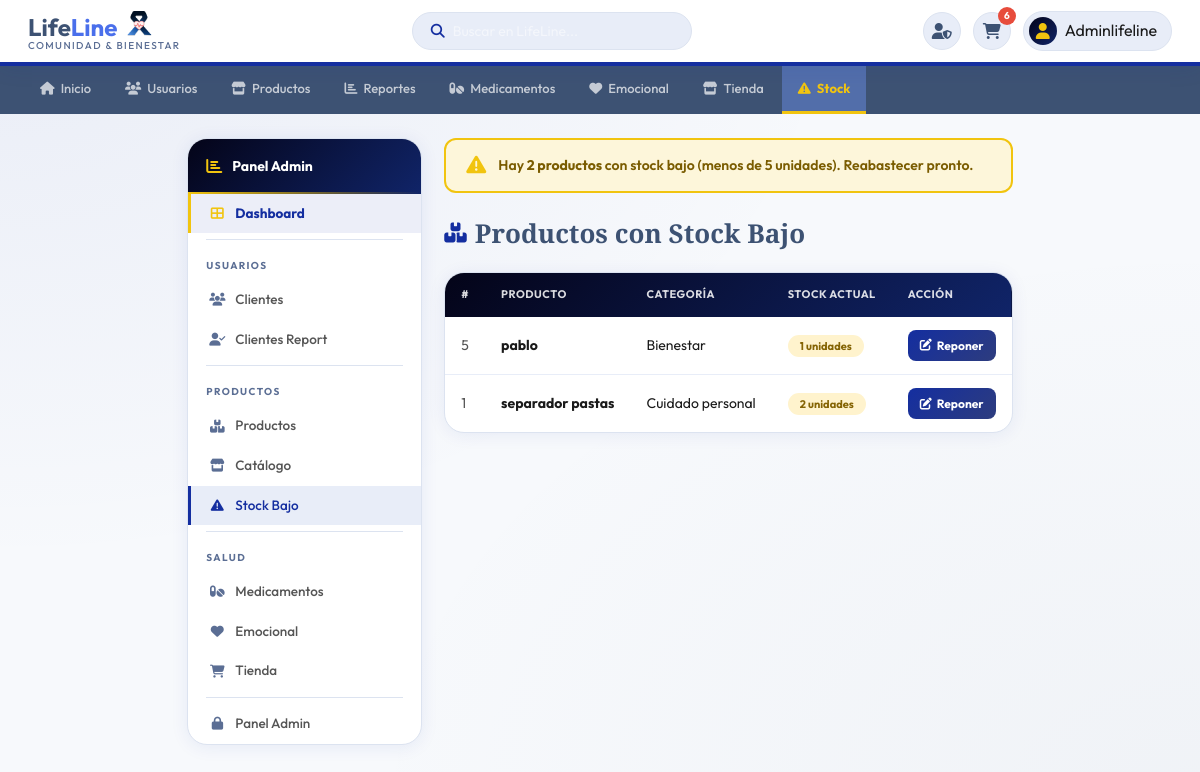
Page /reportes/stock/ (signed in) on the committed database.
### usuarios/models.py (models this page shows, shortened)
class Usuario(AbstractUser):
    ROL_CHOICES = [
        ('USER',     'Usuario'),
        ('PACIENTE', 'Paciente'),
        ('ADMIN',    'Administrador'),
    ]
    ESTADIO_CHOICES = [
        ('ESTADO1', 'Estadio 1'),
        ('ESTADO2', 'Estadio 2'),
        ('ESTADO3', 'Estadio 3'),
        ('ESTADO4', 'Estadio 4'),
    ]
    TIPO_DOC_CHOICES = [
        ('cc', 'Cédula de ciudadanía'),
        ('ti', 'Tarjeta de identidad'),
        ('ce', 'Cédula extranjera'),
    ]
    foto_perfil = models.ImageField(
        upload_to='perfiles/',
        blank=True,
        null=True,
        verbose_name='Foto de perfil'
    )
    rol              = models.CharField(max_length=20, choices=ROL_CHOICES, default='USER')
    estadio          = models.CharField(max_length=20, choices=ESTADIO_CHOICES, blank=True, null=True)
    tipo_documento   = models.CharField(max_length=5,  choices=TIPO_DOC_CHOICES, blank=True)
    numero_documento = models.CharField(max_length=15, blank=True)
    fecha_nacimiento = models.DateField(
        null=True, blank=True,
        validators=[validar_fecha_nacimiento]
    )
    email = models.EmailField(unique=True)
    class Meta:
        verbose_name        = 'Usuario'
        verbose_name_plural = 'Usuarios'

### productos/models.py (models this page shows, shortened)
class Producto(models.Model):
    USO_CHOICES = [
        ('nauseas',   'Para náuseas'),
        ('fatiga',    'Para fatiga'),
        ('dolor',     'Para dolor'),
        ('nutricion', 'Nutrición'),
        ('higiene',   'Higiene y cuidado'),
        ('general',   'Uso general'),
    ]
    nombre = models.CharField(
        max_length=200,
        verbose_name='Nombre',
        validators=[MinLengthValidator(3, 'El nombre debe tener al menos 3 caracteres.')]
    )
    descripcion = models.TextField(verbose_name='Descripción')
    categoria = models.ForeignKey(
        Categoria,
        on_delete=models.PROTECT,
        verbose_name='Categoría'
    )
    precio_final = models.DecimalField(
        max_digits=10,
        decimal_places=2,
        verbose_name='Precio (COP)',
        validators=[
            MinValueValidator(0.01, 'El precio debe ser mayor a 0.'),
            MaxValueValidator(9999999, 'El precio máximo permitido es $9.999.999.')
        ]
    )
    cantidad = models.IntegerField(
        default=0,
        verbose_name='Stock',
        validators=[MinValueValidator(0, 'El stock no puede ser negativo.')]
    )
    estado = models.BooleanField(default=True, verbose_name='Activo')
    imagen = models.ImageField(
        upload_to='productos/',
        blank=True,
        null=True,
        verbose_name='Imagen'
    )
    uso_recomendado = models.CharField(
        max_length=20,
        choices=USO_CHOICES,
        default='general',
        verbose_name='Uso recomendado'
    )
    fecha_creacion = models.DateTimeField(auto_now_add=True, verbose_name='Fecha creación')
    fecha_vencimiento = models.DateField(
        null=True,
        blank=True,
        verbose_name='Fecha de vencimiento',
        help_text='Dejar vacío si el producto no vence.'
    )
    class Meta:
        verbose_name = 'Producto'
        verbose_name_plural = 'Productos'
        ordering = ['-fecha_creacion']
        unique_together = ('nombre', 'categoria')

class Categoria(models.Model):
    nombre = models.CharField(max_length=100, unique=True, verbose_name='Nombre')
    descripcion = models.TextField(blank=True, verbose_name='Descripción')
    class Meta:
        verbose_name = 'Categoría'
        verbose_name_plural = 'Categorías'
        ordering = ['nombre']
    def __str__(self):
        return self.nombre

### reportes/views.py (the view)
# urls.py: path('stock/',             views.vista_reporte_stock,      name='reporte_stock'),
@login_required
def vista_reporte_stock(request):
    if not solo_admin(request.user):
        return redirect('home')
    from productos.models import Producto
    stock_bajo = Producto.objects.filter(cantidad__lt=5, estado=True).select_related('categoria')
    return render(request, 'reportes/stock.html', {
        'stock_bajo': stock_bajo, 'total': stock_bajo.count(),
    })

### carrito/context_processors.py (called while the page is built)
def carrito_count(request):
    count = 0
    if request.user.is_authenticated:
        try:
            from carrito.models import CarritoItem
            from django.db.models import Sum
            count = CarritoItem.objects.filter(
                usuario=request.user
            ).aggregate(total=Sum('cantidad'))['total'] or 0
        except Exception:
            count = 0
    return {'carrito_count': count}

### reportes/views.py (called while the page is built)
def solo_admin(user):
    return user.is_staff or getattr(user, 'rol', '') == 'ADMIN'

### templates/reportes/stock.html (shortened to what this page needs)
{% load static %}
<!DOCTYPE html>
<html lang="es">
<head>
<link rel="stylesheet" href="https://cdnjs.cloudflare.com/ajax/libs/font-awesome/6.5.1/css/all.min.css">
<link rel="stylesheet" href="{% static 'css/estilos.css' %}">
</head>
<body>
<header class="header-bar">
  <div class="logo-wrap">
    <div class="logo-text-wrap">
      <div class="logo-title">
        Life<span style="color: #4a6feb;">Line</span>
        <img class="logol" src="{% static 'imagenes/Group 243 (3).png' %}" alt="logo">
      </div>
      <div class="logo-tagline">Comunidad &amp; Bienestar</div>
    </div>
  </div>
  <div class="search-box">
    <i class="fas fa-search"></i>
    <input type="text" placeholder="Buscar en LifeLine...">
  </div>
  <div class="header-right">
    {% if request.user.is_staff or request.user.rol == 'ADMIN' %}
    <a class="hdr-btn admin-btn" href="{% url 'lista_productos' %}" title="Panel de Administración">
      <i class="fas fa-user-shield"></i>
    </a>
    {% endif %}
    <a class="hdr-btn" href="{% url 'ver_carrito' %}" title="Carrito">
      <i class="fas fa-shopping-cart"></i>
      <span class="cart-badge" id="cart-count">{{ carrito_count }}</span>
    </a>
    <div class="user-chip">
      <div class="user-chip-av"><i class="fas fa-user"></i></div>
      <span>{{ request.user.username|default:"Mi cuenta" }}</span>
    </div>
  </div>
</header>
<nav class="main-tabs">
  <a href="{% url 'home' %}"><i class="fas fa-home"></i> Inicio</a>
  <a href="{% url 'lista_usuarios' %}"><i class="fas fa-users"></i> Usuarios</a>
  <a href="{% url 'lista_productos' %}"><i class="fas fa-store"></i> Productos</a>
  <a href="{% url 'clientes' %}" ><i class="fas fa-chart-bar"></i> Reportes</a>
<a href="{% url 'reporte_medicamentos' %}"><i class="fas fa-pills"></i> Medicamentos</a>
  <a href="{% url 'reporte_emocional' %}" ><i class="fas fa-heart"></i> Emocional</a>
  <a href="{% url 'reporte_tienda' %}"><i class="fas fa-store"></i> Tienda</a>
  <a href="{% url 'reporte_stock' %}"class="active"><i class="fas fa-exclamation-triangle"></i> Stock</a>
</nav>
<div class="page-layout">
  <aside class="admin-sidebar">
    <div class="sb-hdr"><i class="fas fa-chart-bar"></i><span>Panel Admin</span></div>
  <a href="{% url 'dashboard' %}" class="sidebar-link" style="background:rgba(20,46,160,.08);border-left:3px solid var(--gd);font-weight:700;color:var(--ca)">
    <i class="fas fa-th-large" style="color:var(--gd)"></i> Dashboard
  </a>
  <div class="sb-sep"></div>
    <div class="sb-sec">Usuarios</div>
    <a href="{% url 'lista_usuarios' %}" class="sidebar-link"><i class="fas fa-users"></i> Clientes</a>
    <a href="{% url 'clientes' %}" class="sidebar-link"><i class="fas fa-user-check"></i> Clientes Report</a>
    <div class="sb-sep"></div>
    <div class="sb-sec">Productos</div>
    <a href="{% url 'reporte_productos' %}" class="sidebar-link"><i class="fas fa-boxes"></i> Productos</a>
    <a href="{% url 'lista_productos' %}" class="sidebar-link"><i class="fas fa-store"></i> Catálogo</a>
    <a href="{% url 'reporte_stock' %}" class="sidebar-link active"><i class="fas fa-exclamation-triangle"></i> Stock Bajo</a>
    <div class="sb-sep"></div>
    <div class="sb-sec">Salud</div>
    <a href="{% url 'reporte_medicamentos' %}" class="sidebar-link"><i class="fas fa-pills"></i> Medicamentos</a>
    <a href="{% url 'reporte_emocional' %}" class="sidebar-link"><i class="fas fa-heart"></i> Emocional</a>
    <a href="{% url 'reporte_tienda' %}" class="sidebar-link"><i class="fas fa-shopping-cart"></i> Tienda</a>
    <div class="sb-sep"></div>
    <a href="/admin/" class="sidebar-link"><i class="fas fa-lock"></i> Panel Admin</a>
  </aside>
  <main class="main-content">
    {% if total > 0 %}
    <div class="alerta-banner">
      <i class="fas fa-exclamation-triangle"></i>
      <span>Hay <strong>{{ total }} producto{{ total|pluralize }}</strong> con stock bajo (menos de 5 unidades). Reabastecer pronto.</span>
    </div>
    {% endif %}
    <div class="page-hdr">
      <h2><i class="fas fa-boxes"></i> Productos con Stock Bajo</h2>
    </div>
    <div class="table-card">
      {% if stock_bajo %}
      <table>
        <thead><tr><th>#</th><th>Producto</th><th>Categoría</th><th>Stock actual</th><th>Acción</th></tr></thead>
        <tbody>
          {% for p in stock_bajo %}
          <tr>
            <td style="color:var(--ctl)">{{ p.id }}</td>
            <td><strong>{{ p.nombre }}</strong></td>
            <td>{{ p.categoria }}</td>
            <td>
              {% if p.cantidad == 0 %}<span class="badge badge-agotado">⚠ Agotado</span>
              {% else %}<span class="badge badge-bajo">{{ p.cantidad }} unidades</span>{% endif %}
            </td>
            <td>
              <a href="{% url 'editar_producto' p.id %}" class="btn-reponer">
                <i class="fas fa-edit"></i> Reponer
              </a>
            </td>
          </tr>
          {% endfor %}
        </tbody>
      </table>
      {% else %}
      <div class="empty-state">
        <i class="fas fa-check-circle"></i>
        <p>¡Todo el stock está en buen nivel!</p>
      </div>
      {% endif %}
    </div>
  </main>
</div>
</body>
</html>

### static/css/estilos.css (style rules this page uses)
:root { --color-primary: #3d5273; --color-secondary: #5b6e94; --color-accent: #142ea0; --color-menu-bg: #526eaa; --color-text-dark: #1a1a1a; --color-text-light:#555; --color-bg-light: #f0f2f5; --color-top-bar-bg:linear-gradient(135deg,#040418,#102468); --color-light-blue:#72a4d9; --color-gold: #f1c40f; --border-radius-lg:10px; --border-radius-sm:5px; }
* { box-sizing: border-box; margin: 0; padding: 0; }
body { font-family: 'Outfit', 'Segoe UI', Tahoma, Geneva, Verdana, sans-serif; background: #f7f9fc; color: var(--color-text-dark); line-height: 1.6; min-height: 100vh; display: flex; flex-direction: column; }
main { flex: 1; }
a { text-decoration: none; }
.header-bar { background: var(--color-top-bar-bg); border-bottom: 4px solid var(--color-accent); padding: 10px 24px; display: flex; justify-content: space-between; align-items: center; position: sticky; top: 0; z-index: 200; box-shadow: 0 2px 20px rgba(20,46,160,.12); }
.search-box { background: rgba(255,255,255,.12); border-radius: 24px; padding: 8px 16px; display: flex; align-items: center; border: 1.5px solid rgba(255,255,255,.2); width: 260px; transition: border-color .2s; }
.search-box i { color: rgba(255,255,255,.7); font-size: 13px; }
.search-box input { border: none; background: none; outline: none; font-size: 14px; color: white; width: 100%; margin-left: 8px; font-family: inherit; }
.search-box input::placeholder { color: rgba(255,255,255,.5); }
.cart-badge { position: absolute; top: -6px; right: -4px; background: #e74c3c; color: white; border-radius: 50%; width: 18px; height: 18px; font-size: 10px; font-weight: 700; display: flex; align-items: center; justify-content: center; border: 2px solid var(--color-top-bar-bg); font-family: inherit; }
.main-tabs { background-color: #2d3e5f; display: flex; padding: 0 20px; flex-wrap: wrap; overflow-x: auto; }
.main-tabs a { color: rgba(255,255,255,.75); padding: 11px 15px; font-weight: 600; font-size: 13px; border-bottom: 3px solid transparent; transition: background .2s, color .2s, border-color .2s; display: flex; align-items: center; gap: 6px; white-space: nowrap; }
.main-tabs a.active { background: var(--color-menu-bg); color: var(--color-gold); border-bottom-color: var(--color-gold); font-weight: 700; }

### rows in the picture
Usuario: user.username "Adminlifeline"
Producto: id "5", nombre "pablo", categoria "Bienestar", cantidad "1"
Producto: id "1", nombre "separador pastas", categoria "Cuidado personal", cantidad "2"

### other values in the picture
{{ carrito_count }} "6"
{{ total }} "2"
